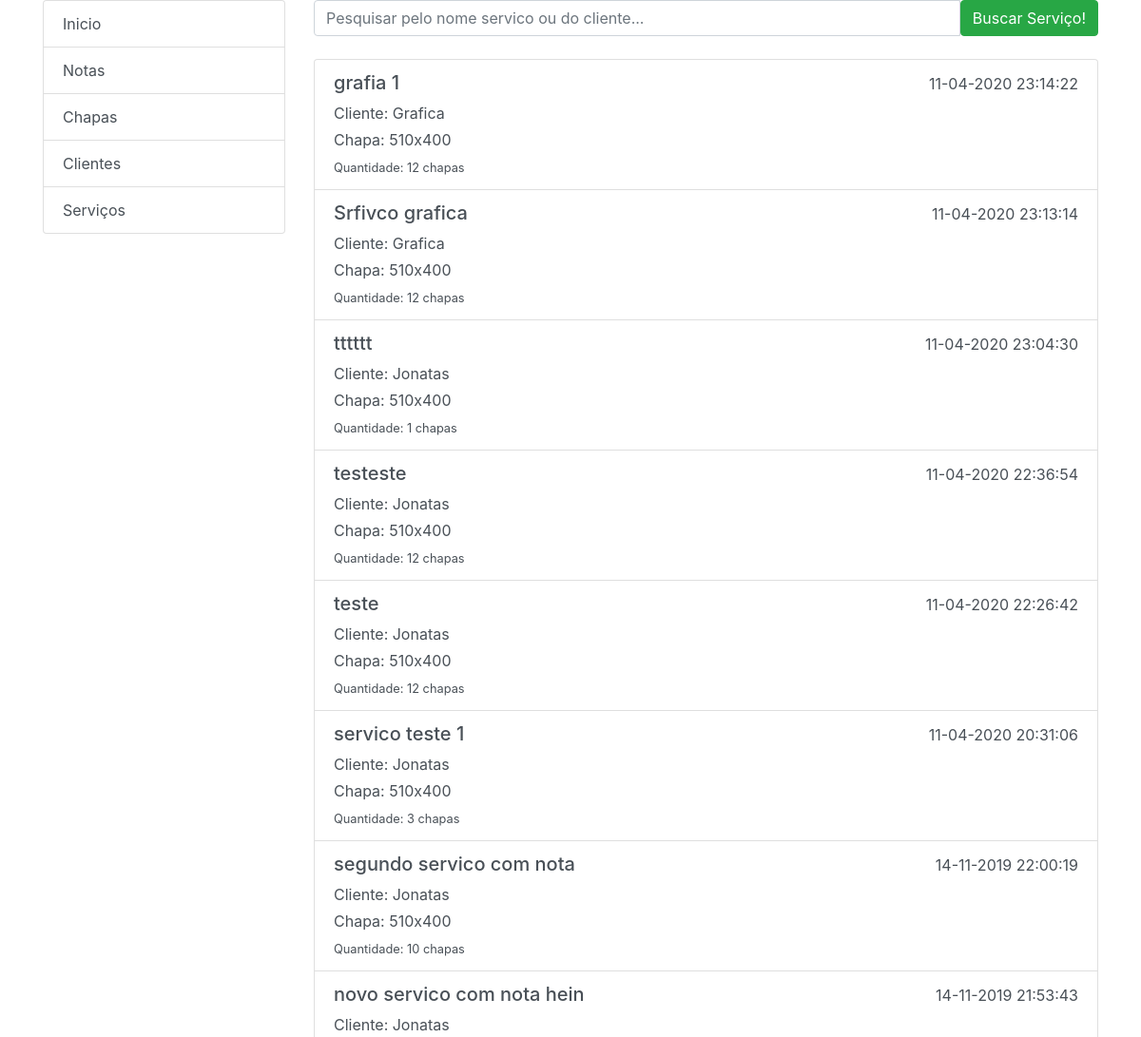
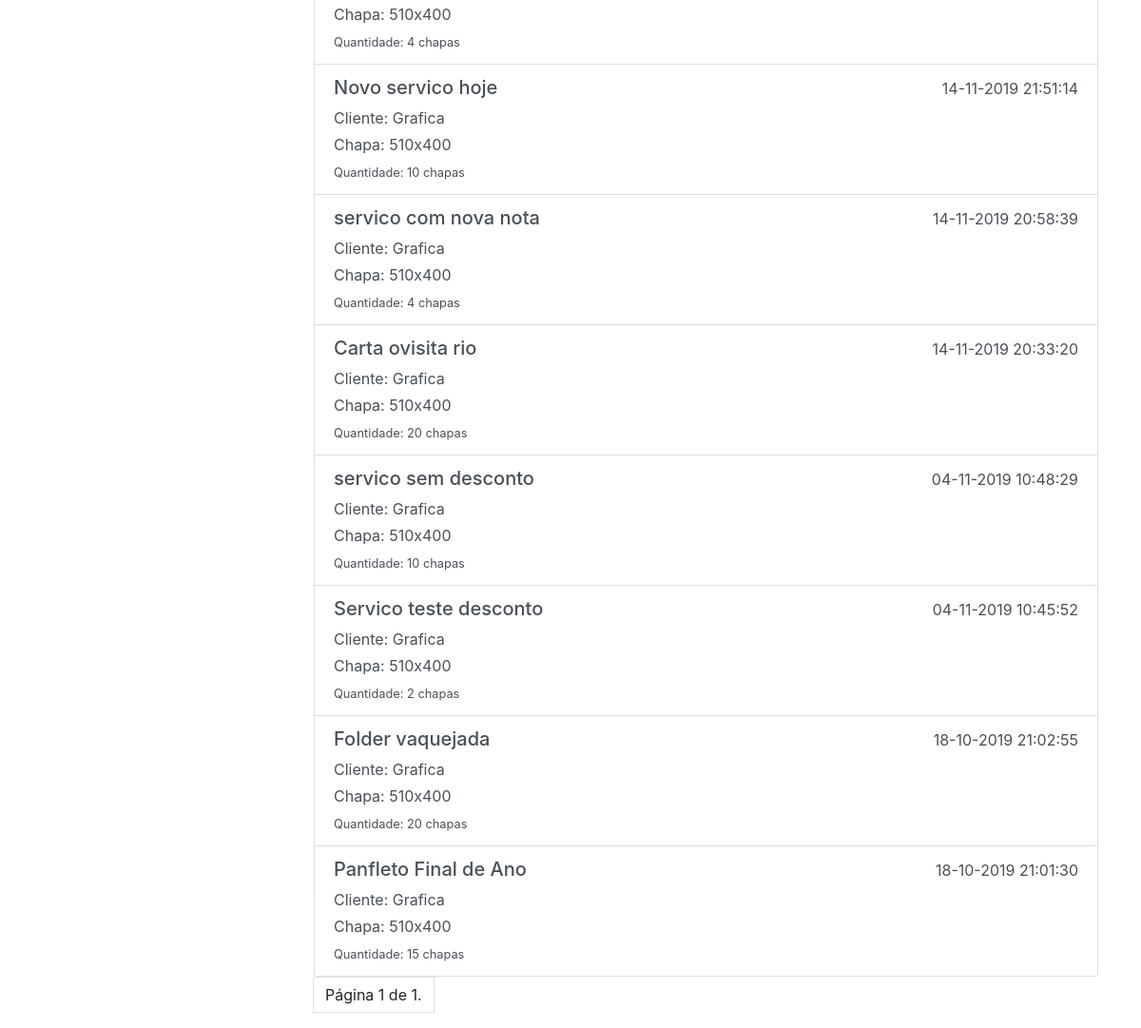
The page /servicos/ on the database its author committed (2 pictures, top to bottom).
### core/models.py (models this page shows, shortened)
class Servico(models.Model):
    nome = models.CharField('Nome Serviço', max_length=200)
    cliente = models.ForeignKey(Cliente, verbose_name='Cliente', related_name='clientes',on_delete=models.PROTECT)
    chapa = models.ForeignKey(Chapa, verbose_name='Chapa', related_name='servico', on_delete=models.PROTECT)
    quantidade = models.IntegerField('Quantidade',null=False)
    created_at = models.DateTimeField('Criado em', auto_now_add=True, null=True)
    uploaded_at = models.DateTimeField('Atualizado em', auto_now=True, null=True)
    class Meta:
        verbose_name = "Servico"
        verbose_name_plural = "Servicos"
        ordering = ['-created_at']

class Cliente(models.Model):
    nome = models.CharField('* Nome / Empresa',max_length=200)
    email = models.EmailField('* Email',max_length=100,null=True,blank=True)
    telefone = models.CharField('* Fone',max_length=20,null=True,blank=True)
    cnpj = models.CharField('CNPJ',max_length=40,null=True,blank=True)
    cpf = models.CharField('CPF',max_length=40,null=True,blank=True)
    rua = models.CharField('Rua',max_length=40,null=True,blank=True)
    bairro = models.CharField('Bairro',max_length=40,null=True,blank=True)
    numero = models.IntegerField('Numero',null=True,blank=True)
    cidade = models.CharField('Cidade',max_length=40,null=True,blank=True)
    estado = models.CharField('Estado',max_length=40,null=True,blank=True)
    cep = models.CharField('Cep',max_length=40,null=True,blank=True)
    created_at = models.DateTimeField('Criado em', auto_now_add=True,null=True)
    uploaded_at = models.DateTimeField('Atualizado em', auto_now=True,null=True)
    nota = models.ManyToManyField('Nota', through='GrupoClienteNota', null=True)
    def __str__(self):
        return self.nome
    class Meta:
        verbose_name = "Cliente"
        verbose_name_plural = "Clientes"
        ordering = ['-created_at']

class Chapa(models.Model):
    nome = models.CharField('Nome',max_length=100)
    valor = models.FloatField('Valor',null=True,blank=True)
    estoque = models.IntegerField('Quantidade em Estoque',null=True,blank=True)
    marca = models.CharField('Marca',null=True,blank=True,max_length=50)
    obs = models.CharField('Obs', max_length=255,null=True,blank=True)
    created_at = models.DateTimeField('Criado em', auto_now_add=True, null=True)
    uploaded_at = models.DateTimeField('Atualizado em', auto_now=True, null=True)
    def __str__(self):
        return self.nome
    class Meta:
        verbose_name = "Chapa"
        verbose_name_plural = "Chapas"
        ordering = ['nome']

### core/views.py (the view)
# urls.py: path('servicos/', views.servicos, name='servicos'),
def servicos(request):
    servico = Servico.objects.all()
    paginator = Paginator(servico, 20)  # Show 20 contacts per page.
    page_number = request.GET.get('page')
    page_obj = paginator.get_page(page_number)
    return render(request, 'servicos.html', {'page_obj': page_obj})

### core/templates/servicos.html (shortened to what this page needs)
{% extends "layout.html" %}
{% load static %}
{% block content %}
<form action="/busca_servico/" method="post">{% csrf_token %}
    <div class="input-group">
      <input type="text" class="form-control" name="campo_busca" placeholder="Pesquisar pelo nome servico ou do cliente...">
      <span class="input-group-btn">
        <button class="btn btn-success" type="submit">Buscar Serviço!</button>
      </span>
    </div>
</form>
<br>
<div class="list-group">
    {% for servico in page_obj %}
    <a href="#" class="list-group-item list-group-item-action">
    <div class="d-flex w-100 justify-content-between">
      <h5 class="mb-1">{{ servico.nome }}</h5>
      <h5><small>{{ servico.created_at|date:"d-m-Y H:i:s"   }}</small></h5>
    </div>
    <p class="mb-1">Cliente: {{ servico.cliente }}</p>
    <p class="mb-1">Chapa: {{ servico.chapa }}</p>
    <small>Quantidade: {{ servico.quantidade }} chapas</small>
  </a>
    {% endfor %}
</div>
<nav aria-label="...">
  <ul class="pagination">
      <li class="page-item">
          <a class="page-link">Página {{ page_obj.number }} de {{ page_obj.paginator.num_pages }}.</a>
      </li>
  </ul>
</nav>
{% endblock %}

### rows shown on the page
Servico: nome "grafia 1", created_at "11-04-2020 23:14:22", cliente "Grafica", chapa "510x400", quantidade "12"
Servico: nome "Srfivco grafica", created_at "11-04-2020 23:13:14", cliente "Grafica", chapa "510x400", quantidade "12"
Servico: nome "tttttt", created_at "11-04-2020 23:04:30", cliente "Jonatas", chapa "510x400", quantidade "1"
Servico: nome "testeste", created_at "11-04-2020 22:36:54", cliente "Jonatas", chapa "510x400", quantidade "12"
Servico: nome "teste", created_at "11-04-2020 22:26:42", cliente "Jonatas", chapa "510x400", quantidade "12"
Servico: nome "servico teste 1", created_at "11-04-2020 20:31:06", cliente "Jonatas", chapa "510x400", quantidade "3"
Servico: nome "segundo servico com nota", created_at "14-11-2019 22:00:19", cliente "Jonatas", chapa "510x400", quantidade "10"
Servico: nome "novo servico com nota hein", created_at "14-11-2019 21:53:43", cliente "Jonatas", chapa "510x400", quantidade "4"
Servico: nome "Novo servico hoje", created_at "14-11-2019 21:51:14", cliente "Grafica", chapa "510x400", quantidade "10"
Servico: nome "servico com nova nota", created_at "14-11-2019 20:58:39", cliente "Grafica", chapa "510x400", quantidade "4"
Servico: nome "Carta ovisita rio", created_at "14-11-2019 20:33:20", cliente "Grafica", chapa "510x400", quantidade "20"
Servico: nome "servico sem desconto", created_at "04-11-2019 10:48:29", cliente "Grafica", chapa "510x400", quantidade "10"
Servico: nome "Servico teste desconto", created_at "04-11-2019 10:45:52", cliente "Grafica", chapa "510x400", quantidade "2"
Servico: nome "Folder vaquejada", created_at "18-10-2019 21:02:55", cliente "Grafica", chapa "510x400", quantidade "20"
Servico: nome "Panfleto Final de Ano", created_at "18-10-2019 21:01:30", cliente "Grafica", chapa "510x400", quantidade "15"

### other values the page prints
{{ page_obj.number }} "1"
{{ page_obj.paginator.num_pages }} "1"
